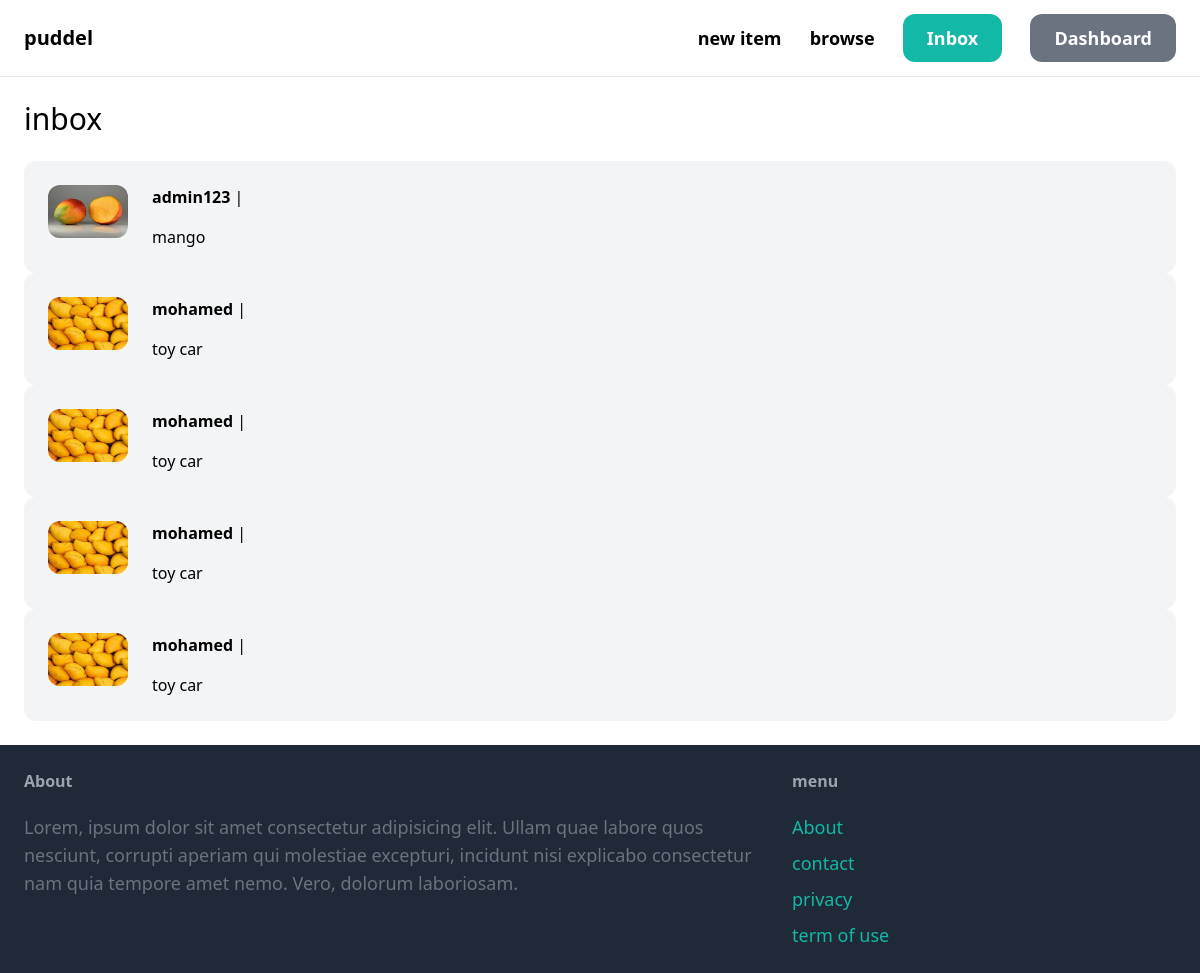
The page /inbox/ (signed in) on the database its author committed.
### convesetion/models.py (models this page shows)
class Convesetion(models.Model):
    item=models.ForeignKey(Item,related_name='convesetion', on_delete=models.CASCADE)
    members=models.ManyToManyField(User, related_name='convesetion')
    created_at=models.DateTimeField(auto_now_add=True)
    modefied_at=models.DateTimeField(auto_now=True)
    class Meta:
        ordering=('-modefied_at',)

### item/models.py (models this page shows, shortened)
class Item(models.Model):
    category=models.ForeignKey(Category, related_name='items',on_delete=models.CASCADE)
    name=models.CharField(max_length=255)
    description=models.TextField(blank=True,null=True)
    price=models.FloatField()
    image=models.ImageField(upload_to='item_image',blank=True,null=True)
    is_sold=models.BooleanField(default=False)
    created_at=models.DateTimeField(auto_now_add=True)
    created_by=models.ForeignKey(User, related_name='items',on_delete=models.CASCADE)

### convesetion/views.py (the view)
# urls.py: path('', views.inbox, name='inbox'),
@login_required
def inbox(request):
    convesetions = Convesetion.objects.filter(members__in=[request.user.id])
    return render(request, 'convesetion/inbox.html', {'convesetions': convesetions})

### convesetion/templates/convesetion/inbox.html (shortened to what this page needs)
{% extends "core/base.html" %}
{% block content %}
<h1 class="mb-6 text-3xl">inbox</h1>
<div class="space-y-6">
    {% for convesetion in convesetions %}
        <a href="{% url 'convesetion:detail' convesetion.id %}">
            <div class="p-6 flex bg-gray-100 rounded-xl">
                <div class="pr-6">
                    <img src="{{ convesetion.item.image.url }}" class="w-20 rounded-xl">
                </div>
                <div>
                    {% for member in convesetion.members.all %}
                        {% if member != request.user %}
                            <p class="mb-4"><strong> {{ member.username }} </strong> |{{ convesetion.modified_at }} </p>
                            <p> {{ convesetion.item.name }} </p>
                        {% endif %}
                    {% endfor %}
                </div>
            </div>
        </a>
    {% endfor %}
</div>
{% endblock %}

### core/templates/core/base.html (shortened to what this page needs)
<!DOCTYPE html>
<html lang="en">
<head>
    <script src="https://cdn.tailwindcss.com"></script>
</head>
<body>
    <nav class="py-6 px-6 flex justify-between items-center border-b border-gray-200">
        <a href="/" class="text-xl font-semibold">puddel</a>
        <div class="space-x-6">
            <a href="{% url 'item:new' %}" class="text-lg font-semibold hover:text-gray-500">new item</a>
            <a href="{% url 'item:items' %}" class="text-lg font-semibold hover:text-gray-500">browse</a>
            {% if request.user.is_authenticated %}
                <a href="{% url 'convesetion:inbox' %}" class="px-6 py-3 text-lg font-semibold bg-teal-500 text-white rounded-xl hover:bg-teal-700">Inbox</a>
                <a href="{% url 'dashboard:index' %}" class="px-6 py-3 text-lg font-semibold bg-gray-500 text-white rounded-xl hover:bg-gray-700">Dashboard</a>
            {% else %}
                <a href="{% url 'core:signup' %}" class="px-6 py-3 text-lg font-semibold bg-teal-500 text-white rounded-xl hover:bg-teal-700">sign up</a>
                <a href="{% url 'core:login' %}" class="px-6 py-3 text-lg font-semibold bg-gray-500 text-white rounded-xl hover:bg-gray-700">login</a>
            {% endif %}
        </div>
    </nav>
    <div class="px-6 py-6">
       {% block content %}
       {% endblock %}
    </div>
    <footer class="py-6 px-6 flex justify-between bg-gray-800">
        <div class="w-2/3 pr-10">
            <h3 class="mb-5 font-semibold text-gray-400">About</h3>
            <p class="text-lg text-gray-500">Lorem, ipsum dolor sit amet consectetur adipisicing elit. Ullam quae labore quos nesciunt, corrupti aperiam qui molestiae excepturi, incidunt nisi explicabo consectetur nam quia tempore amet nemo. Vero, dolorum laboriosam.</p>
        </div>
        <div class="w-1/3">
            <h3 class="mb-5 font-semibold text-gray-400">menu</h3>
            <ul class="space-y-2">
                <li><a href="#" class="text-lg text-teal-500 hover:text-teal-700">About</a></li>
                <li><a href="{% url 'core:contact' %}" class="text-lg text-teal-500 hover:text-teal-700">contact</a></li>
                <li><a href="#" class="text-lg text-teal-500 hover:text-teal-700">privacy</a></li>
                <li><a href="#" class="text-lg text-teal-500 hover:text-teal-700">term of use</a></li>
            </ul>
        </div>
    </footer>
</body>
</html>

### rows shown on the page
Convesetion: item.image (picture), item.name "mango"
Convesetion: item.image (picture), item.name "toy car"
Convesetion: item.image (picture), item.name "toy car"
Convesetion: item.image (picture), item.name "toy car"
Convesetion: item.image (picture), item.name "toy car"

### other values the page prints
{{ member.username }} "admin123"
{{ member.username }} "mohamed"
